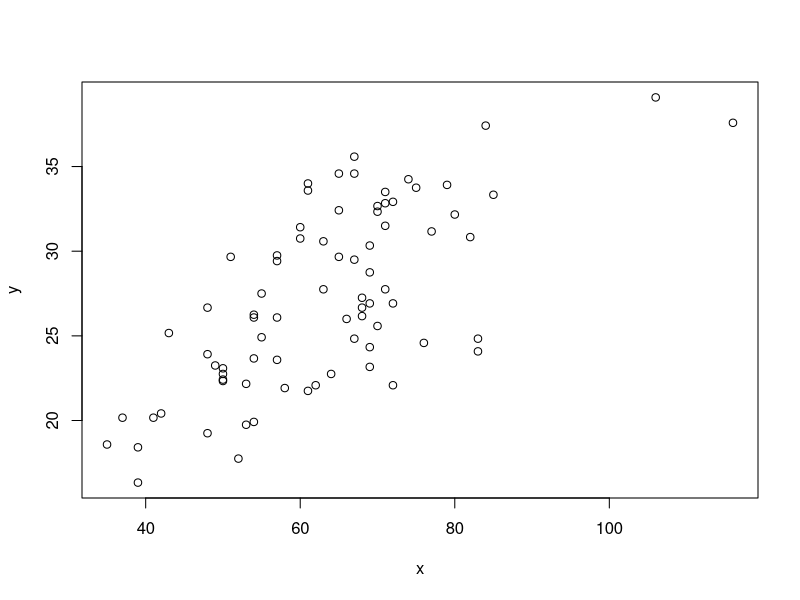

The R script that drew this image:
Kong = read.table("kong_mutation_data.txt", header = TRUE)
plot(Kong$Mutations,Kong$MatAge, xlab = 'x', ylab = 'y')
curve(x*4+5, 0, 100, add = TRUE)



